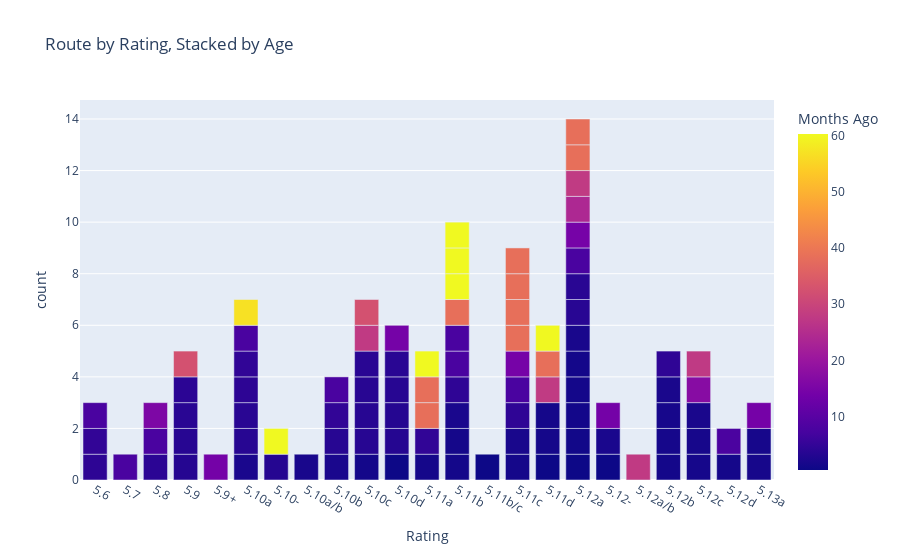

Here is the notebook cell this chart was saved with:
### Code cell
plot(sportdf)

### Figure 1 — Plotly figure (JSON) as saved in the notebook; plotly's stock layout.template omitted (floating-point values rounded to 4 significant figures; data arrays with more than 128 entries replaced by an {"elided": "..."} marker saying what was removed)
{"data": [{"alignmentgroup": "True", "customdata": {"elided": "104x3 mixed values"}, "hovertemplate": "Rating=%{x}<br>count=%{y}<br>Route=%{customdata[0]}<br>Days Ago=%{customdata[1]}<br>Note=%{customdata[2]}<br>Months Ago=%{marker.color}<extra></extra>", "legendgroup": "", "marker": {"color": [4.187, 4.72, 7.72, 7.72, 3.987, 7.72, 15.45, 3.287, 3.487, 3.72, 3.987, 32.49, 14.12, 1.987, 3.487, 3.754, 4.187, 4.654, 7.72, 57.02, 3.254, 60.35, 1.854, 1.987, 3.487, 4.72, 7.787, 1.22, 3.487, 3.52, 3.554, 3.72, 27.79, 32.45, 0.4536, 3.22, 3.254, 3.487, 3.72, 14.25, 1.42, 4.654, 38.49, 38.49, 60.35, 1.254, 1.42, 1.987, 4.42, 7.72, 7.72, 38.49, 60.35, 60.35, 60.35, 0.487, 1.42, 1.854, 4.42, 7.72, 14.32, 38.49, 38.49, 38.49, 38.49, 0.487, 1.42, 1.42, 27.82, 38.49, 60.22, 0.4536, 1.054, 1.154, 1.254, 1.254, 1.854, 3.654, 3.687, 7.787, 14.32, 23.85, 27.82, 38.49, 38.49, 0.4536, 1.987, 14.12, 27.79, 1.254, 1.454, 1.587, 1.954, 4.42, 1.52, 1.62, 1.954, 17.02, 27.62, 1.387, 7.82, 1.587, 1.62, 14.19], "coloraxis": "coloraxis", "pattern": {"shape": ""}}, "name": "", "offsetgroup": "", "orientation": "v", "showlegend": false, "textposition": "auto", "type": "bar", "x": ["5.6", "5.6", "5.6", "5.7", "5.8", "5.8", "5.8", "5.9", "5.9", "5.9", "5.9", "5.9", "5.9+", "5.10a", "5.10a", "5.10a", "5.10a", "5.10a", "5.10a", "5.10a", "5.10-", "5.10-", "5.10a/b", "5.10b", "5.10b", "5.10b", "5.10b", "5.10c", "5.10c", "5.10c", "5.10c", "5.10c", "5.10c", "5.10c", "5.10d", "5.10d", "5.10d", "5.10d", "5.10d", "5.10d", "5.11a", "5.11a", "5.11a", "5.11a", "5.11a", "5.11b", "5.11b", "5.11b", "5.11b", "5.11b", "5.11b", "5.11b", "5.11b", "5.11b", "5.11b", "5.11b/c", "5.11c", "5.11c", "5.11c", "5.11c", "5.11c", "5.11c", "5.11c", "5.11c", "5.11c", "5.11d", "5.11d", "5.11d", "5.11d", "5.11d", "5.11d", "5.12a", "5.12a", "5.12a", "5.12a", "5.12a", "5.12a", "5.12a", "5.12a", "5.12a", "5.12a", "5.12a", "5.12a", "5.12a", "5.12a", "5.12-", "5.12-", "5.12-", "5.12a/b", "5.12b", "5.12b", "5.12b", "5.12b", "5.12b", "5.12c", "5.12c", "5.12c", "5.12c", "5.12c", "5.12d", "5.12d", "5.13a", "5.13a", "5.13a"], "xaxis": "x", "y": [1, 1, 1, 1, 1, 1, 1, 1, 1, 1, 1, 1, 1, 1, 1, 1, 1, 1, 1, 1, 1, 1, 1, 1, 1, 1, 1, 1, 1, 1, 1, 1, 1, 1, 1, 1, 1, 1, 1, 1, 1, 1, 1, 1, 1, 1, 1, 1, 1, 1, 1, 1, 1, 1, 1, 1, 1, 1, 1, 1, 1, 1, 1, 1, 1, 1, 1, 1, 1, 1, 1, 1, 1, 1, 1, 1, 1, 1, 1, 1, 1, 1, 1, 1, 1, 1, 1, 1, 1, 1, 1, 1, 1, 1, 1, 1, 1, 1, 1, 1, 1, 1, 1, 1], "yaxis": "y"}], "layout": {"barmode": "stack", "coloraxis": {"colorbar": {"title": {"text": "Months Ago"}}, "colorscale": [[0, "#0d0887"], [0.1111, "#46039f"], [0.2222, "#7201a8"], [0.3333, "#9c179e"], [0.4444, "#bd3786"], [0.5556, "#d8576b"], [0.6667, "#ed7953"], [0.7778, "#fb9f3a"], [0.8889, "#fdca26"], [1, "#f0f921"]]}, "legend": {"tracegroupgap": 0}, "title": {"text": "Route by Rating, Stacked by Age"}, "xaxis": {"anchor": "y", "categoryarray": ["5.6", "5.6", "5.6", "5.7", "5.8", "5.8", "5.8", "5.9", "5.9", "5.9", "5.9", "5.9", "5.9+", "5.10a", "5.10a", "5.10a", "5.10a", "5.10a", "5.10a", "5.10a", "5.10-", "5.10-", "5.10a/b", "5.10b", "5.10b", "5.10b", "5.10b", "5.10c", "5.10c", "5.10c", "5.10c", "5.10c", "5.10c", "5.10c", "5.10d", "5.10d", "5.10d", "5.10d", "5.10d", "5.10d", "5.11a", "5.11a", "5.11a", "5.11a", "5.11a", "5.11b", "5.11b", "5.11b", "5.11b", "5.11b", "5.11b", "5.11b", "5.11b", "5.11b", "5.11b", "5.11b/c", "5.11c", "5.11c", "5.11c", "5.11c", "5.11c", "5.11c", "5.11c", "5.11c", "5.11c", "5.11d", "5.11d", "5.11d", "5.11d", "5.11d", "5.11d", "5.12a", "5.12a", "5.12a", "5.12a", "5.12a", "5.12a", "5.12a", "5.12a", "5.12a", "5.12a", "5.12a", "5.12a", "5.12a", "5.12a", "5.12-", "5.12-", "5.12-", "5.12a/b", "5.12b", "5.12b", "5.12b", "5.12b", "5.12b", "5.12c", "5.12c", "5.12c", "5.12c", "5.12c", "5.12d", "5.12d", "5.13a", "5.13a", "5.13a"], "categoryorder": "array", "domain": [0, 1], "title": {"text": "Rating"}}, "yaxis": {"anchor": "x", "domain": [0, 1], "title": {"text": "count"}}}}
